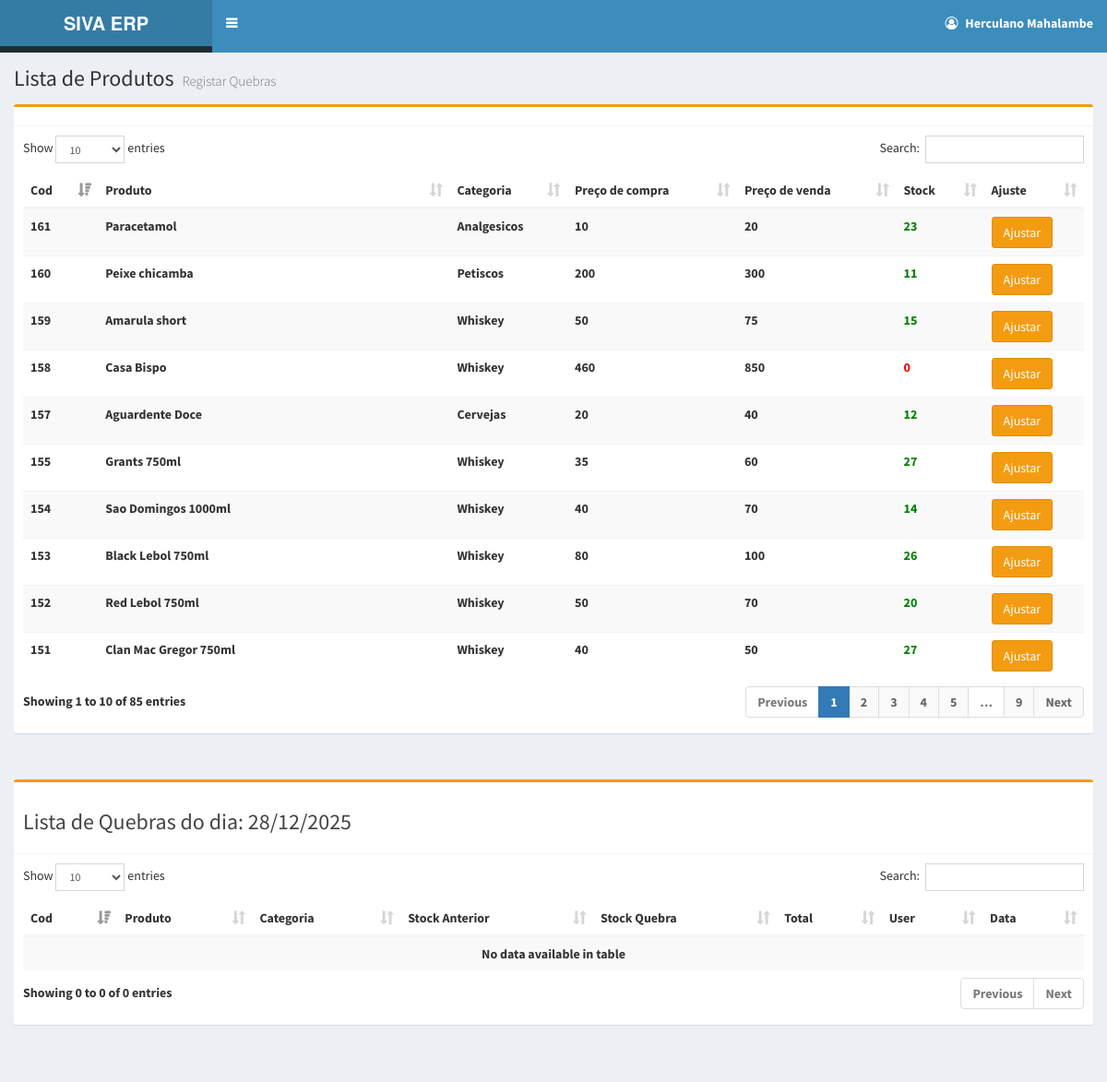
Screenshot of /venda/ajust_list.php (signed in) with the database file from the repository.
### tables this page shows
CREATE TABLE `empresa` (
  `id` int(11) NOT NULL,
  `nome` varchar(40) NOT NULL,
  `nuit` varchar(20) NOT NULL,
  `contacto` varchar(20) NOT NULL,
  `address` text NOT NULL
);

CREATE TABLE `tbl_user` (
  `userid` int(11) NOT NULL,
  `username` varchar(100) NOT NULL,
  `useremail` varchar(100) NOT NULL,
  `password` varchar(100) NOT NULL,
  `role` varchar(50) NOT NULL
);

CREATE TABLE `tbl_product` (
  `pid` int(5) UNSIGNED ZEROFILL NOT NULL COMMENT '00F',
  `pname` varchar(200) DEFAULT NULL,
  `pcategory` varchar(200) DEFAULT NULL,
  `purchaseprice` float NOT NULL,
  `saleprice` float NOT NULL,
  `pstock` int(11) DEFAULT NULL,
  `pdescription` varchar(250) NOT NULL,
  `fornecedor` varchar(30) NOT NULL,
  `iva` varchar(10) NOT NULL,
  `codebar` varchar(300) NOT NULL
);

### session.php (called while the page is built, shortened)
<?php
include_once 'conexao.php';
if (isset($_COOKIE['txt_email']) && !empty($_COOKIE['txt_email'])) {
    $usuario_cookie = $_COOKIE['txt_email'];
    $sql = mysqli_query($mysqli, "SELECT * FROM tbl_user WHERE useremail = '$usuario_cookie'");
    if ($sql && mysqli_num_rows($sql) > 0) {
        $linha = mysqli_fetch_array($sql);
        $Nome = $linha["username"];
    } else {
        $Nome = "Usuário não encontrado";
        $idUser = null;
    }
}
?>

### venda/ajust_list.php (the view, shortened to what this page needs)
<?php
include_once '../dbconnect.php';
      include_once "../session.php";
      include_once '../conexao.php';
include_once 'cabecalho_user.php';
?>
<div class="content-wrapper">
  <section class="content-header">
    <h1>
      Lista de Produtos
      <small>Registar Quebras</small>
    </h1>
  </section>
  <section class="content container-fluid">
   <div class="box box-warning">
    <div class="box-header with-border">
    </div>
    <div class="box-body">
      <div style="overflow-x:auto;" >
        <table id="producttable" class="table table-striped">
          <thead>
            <tr>
              <th>Cod</th>
              <th>Produto</th>
              <th>Categoria</th>
              <th>Pre&ccedil;o de compra</th>
              <th>Pre&ccedil;o de venda</th>
              <th>Stock</th>
              <th>Ajuste</th>
            </tr>
          </thead>
          <tbody>
            <?php
            $select=$pdo->prepare("select * from tbl_product order by pid desc");
            $select->execute();
            while($row=$select->fetch(PDO::FETCH_OBJ)  ){
              echo'
              <tr>
              <td>'.$row->pid.'</td>
              <td>'.$row->pname.'</td>
              <td>'.$row->pcategory.'</td>
              <td>'.$row->purchaseprice.'</td>
              <td>'.$row->saleprice.'</td>
              ';
               if ($row->pstock<=0) {
                 echo '<td style="color:red;">'.$row->pstock.'</td>';
              }else{
                echo '<td style="color:green;">'.$row->pstock.'</td>';
              }
              echo'
              <td>
                <button class="btn btn-warning adjust-stock" data-id="'.$row->pid.'"
                        data-name="'.$row->pname.'" data-stock="'.$row->pstock.'">
                    Ajustar
                </button>
                </td>
              </tr>
              ';
            }
            ?>
          </tbody>
        </table>
        </div>
      </div>
    </div>
  </section>
  <section class="content container-fluid">
<div class="box box-warning">
 <div class="box-header with-border">
    <h3>Lista de Quebras do dia: <?php echo date('d/m/Y');?></h3>
 </div>
 <div class="box-body">
   <div style="overflow-x:auto;" >
     <table id="producttable1" class="table table-striped">
       <thead>
         <tr>
           <th>Cod</th>
           <th>Produto</th>
           <th>Categoria</th>
           <th>Stock Anterior</th>
           <th>Stock Quebra</th>
           <th>Total</th>
           <th>User</th>
           <th>Data</th>
         </tr>
       </thead>
       <tbody>
       </tbody>
     </table>
     </div>
   </div>
 </div>
</section>
</div>
<?php
include_once'footer.php';
?>

### venda/cabecalho_user.php (shortened to what this page needs)
<?php
  include_once'../conexao.php';
  $sql3 = mysqli_query($mysqli,"SELECT * FROM empresa");
  $res3 = mysqli_fetch_array($sql3);
  $nome_db = $res3['nome'];
 ?>
<!DOCTYPE html>
<html>
<head>
  <link rel="stylesheet" href="../bower_components/bootstrap/dist/css/bootstrap.min.css">
  <link rel="stylesheet" href="../bower_components/select2/dist/css/select2.min.css">
  <link rel="stylesheet" href="../bower_components/font-awesome/css/font-awesome.min.css">
  <link rel="stylesheet" href="../bower_components/Ionicons/css/ionicons.min.css">
  <link rel="stylesheet" href="../dist/css/AdminLTE.min.css">
  <link rel="stylesheet" href="../dist/css/skins/skin-blue.min.css">
<link rel="stylesheet" href="../bower_components/datatables.net-bs/css/dataTables.bootstrap.min.css">
<link rel="stylesheet" href="../bower_components/bootstrap-daterangepicker/daterangepicker.css">
<link rel="stylesheet" href="../bower_components/bootstrap-datepicker/dist/css/bootstrap-datepicker.min.css">
<link rel="stylesheet" href="../plugins/iCheck/all.css">
</head>
<body class="hold-transition skin-blue sidebar-mini-expand-feature sidebar-collapse">
  <div class="wrapper">
    <header class="main-header">
      <a href="mesa.php" class="logo">
        <span class="logo-lg"><b><?php echo $nome_db; ?></span>
      </a>
      <nav class="navbar navbar-static-top" role="navigation">
        <a href="#" class="sidebar-toggle" data-toggle="push-menu" role="button">
        </a>
        <div class="navbar-custom-menu">
          <ul class="nav navbar-nav">
            <li class="dropdown user user-menu">
              <a href="#" class="dropdown-toggle" data-toggle="dropdown">
                <p class="fa fa-user-circle-o"></p>
                <span class="hidden-xs"><?php echo $Nome;?></span>
              </a>
            </li>
          </ul>
        </div>
      </nav>
    </header>

### venda/footer.php (shortened to what this page needs)
</body>
</html>

### rows the page displays
empresa: nome "SIVA ERP"
tbl_user: username "Herculano Mahalambe"
tbl_product: pid "161", pname "Paracetamol", pcategory "Analgesicos", purchaseprice "10", saleprice "20", pstock "23"
tbl_product: pid "160", pname "Peixe chicamba", pcategory "Petiscos", purchaseprice "200", saleprice "300", pstock "11"
tbl_product: pid "159", pname "Amarula short", pcategory "Whiskey", purchaseprice "50", saleprice "75", pstock "15"
tbl_product: pid "158", pname "Casa Bispo", pcategory "Whiskey", purchaseprice "460", saleprice "850", pstock "0"
tbl_product: pid "157", pname "Aguardente Doce", pcategory "Cervejas", purchaseprice "20", saleprice "40", pstock "12"
tbl_product: pid "155", pname "Grants 750ml", pcategory "Whiskey", purchaseprice "35", saleprice "60", pstock "27"
tbl_product: pid "154", pname "Sao Domingos 1000ml", pcategory "Whiskey", purchaseprice "40", saleprice "70", pstock "14"
tbl_product: pid "153", pname "Black Lebol 750ml", pcategory "Whiskey", purchaseprice "80", saleprice "100", pstock "26"
tbl_product: pid "152", pname "Red Lebol 750ml", pcategory "Whiskey", purchaseprice "50", saleprice "70", pstock "20"
tbl_product: pid "151", pname "Clan Mac Gregor 750ml", pcategory "Whiskey", purchaseprice "40", saleprice "50", pstock "27"
